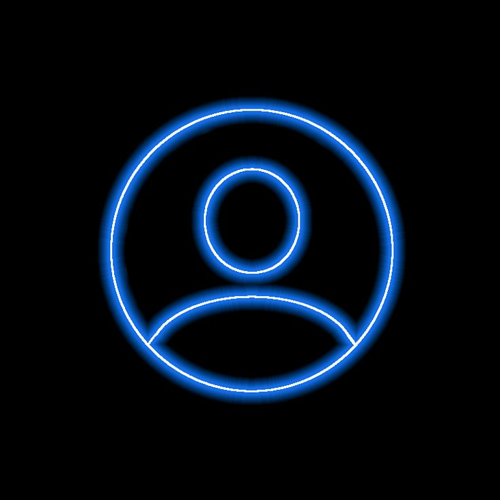
#> input picture SayaMusic/assets/upic.png, 500 x 500 px
$ python -i couples.py   (imports and definitions only)
#> lines starting #> are read from the running program, lines starting #| are printed output that depends on the picture; after the words box and inside, x2 and y2 are one past the last pixel; in counts of white or black regions, pixels touching at a corner belong together
### SayaMusic/core/dir.py
# ZYN MUSIC
import os
from ..logging import LOGGER

BASE_DIR = os.getcwd()
DOWNLOAD_DIR = os.path.join(BASE_DIR, "downloads")
COUPLE_DIR = os.path.join(BASE_DIR, "couples")
CACHE_DIR = os.path.join(BASE_DIR, "cache")
BACKUP_DIR = os.path.join(BASE_DIR, "SayaMusicBackup")

def StorageManager():

    os.makedirs(DOWNLOAD_DIR, exist_ok=True)
    os.makedirs(CACHE_DIR, exist_ok=True)
    os.makedirs(COUPLE_DIR, exist_ok=True)
    os.makedirs(BACKUP_DIR, exist_ok=True)

    LOGGER(__name__).info("Directories Updated.")
#> (this line was passed over: SayaMusic is not available in this run)

### SayaMusic/plugins/tools/couples.py
# ZYN MUSIC
import os
import random
from datetime import datetime, timedelta
from pathlib import Path

from PIL import Image, ImageDraw, ImageFont, UnidentifiedImageError
from pyrogram import errors, filters
from pyrogram.enums import ChatType
from pyrogram.types import Message

from SayaMusic import app
from SayaMusic.core.dir import COUPLE_DIR
from SayaMusic.mongo.couples_db import get_couple, save_couple


ASSETS = Path("SayaMusic/assets")
FALLBACK = ASSETS / "upic.png"
COUPLE_TEMPLATE = ASSETS / "saya/couple.png"
COUPLE_FONT = ASSETS / "saya/Arimo.ttf"
OUT_DIR = Path(COUPLE_DIR)


def today() -> str:
    return datetime.now().strftime("%d/%m/%Y")


def tomorrow() -> str:
    return (datetime.now() + timedelta(days=1)).strftime("%d/%m/%Y")


def circular(path: str | Path) -> Image.Image:
#> called with path = '../../assets/upic.png'
    try:
        img = Image.open(path).convert("RGBA").resize((486, 486))
    except (FileNotFoundError, UnidentifiedImageError, OSError):
        img = Image.open(FALLBACK).convert("RGBA").resize((486, 486))
    mask = Image.new("L", img.size, 0)
#> mask: PIL image 486x486 L; every value is 0
    ImageDraw.Draw(mask).ellipse((0, 0) + img.size, fill=255)
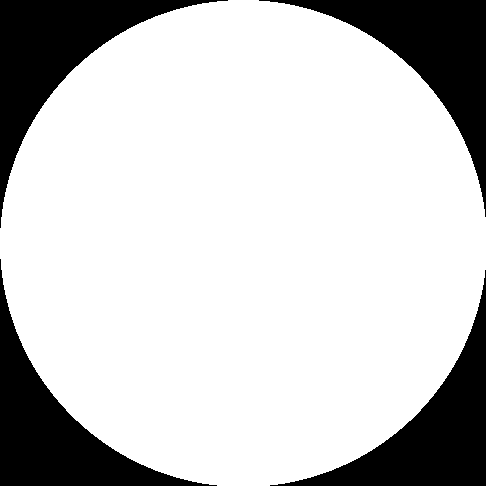
#> mask: PIL image 486x486 L; 78.8% white; 4 black regions, box (x1, y1, x2, y2) and area: (0, 0, 228, 228) 12743, (259, 0, 486, 217) 12515, (0, 259, 217, 486) 12515, (270, 270, 486, 486) 12288
    img.putalpha(mask)
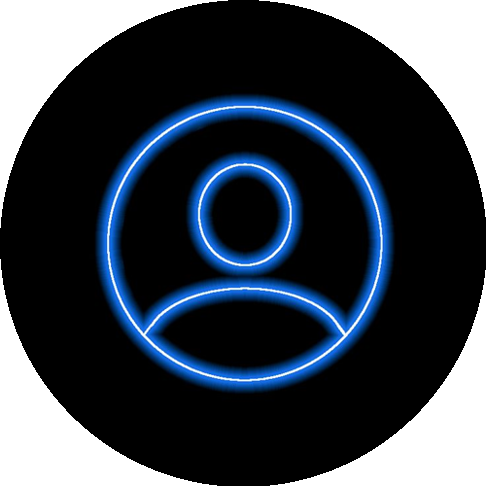
#> img: PIL image 486x486 RGBA; mean R, G, B, A 4.6, 13.1, 23.8, 201; transparent parts drawn white
    return img


# [44 lines left out: function couple_canvas, not called in this run]


# [95 lines not run here, left out]

>>> result = circular('../../assets/upic.png')
